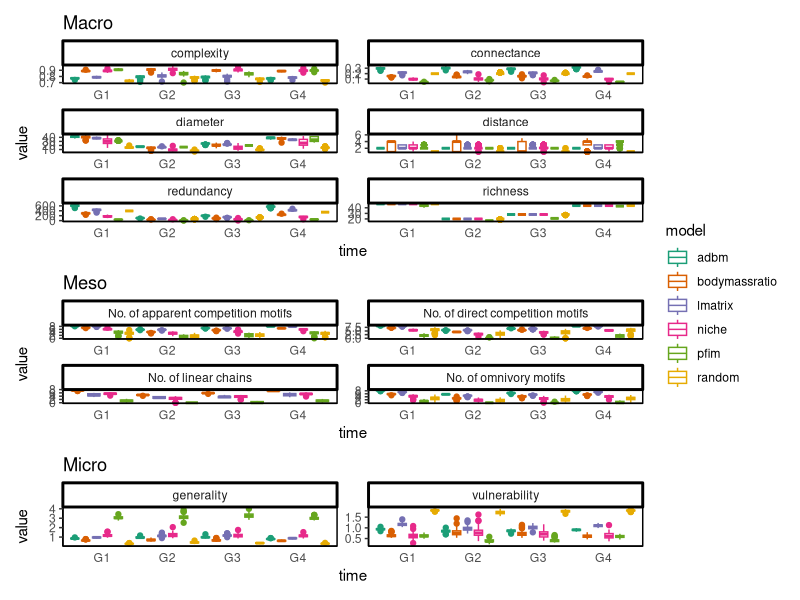
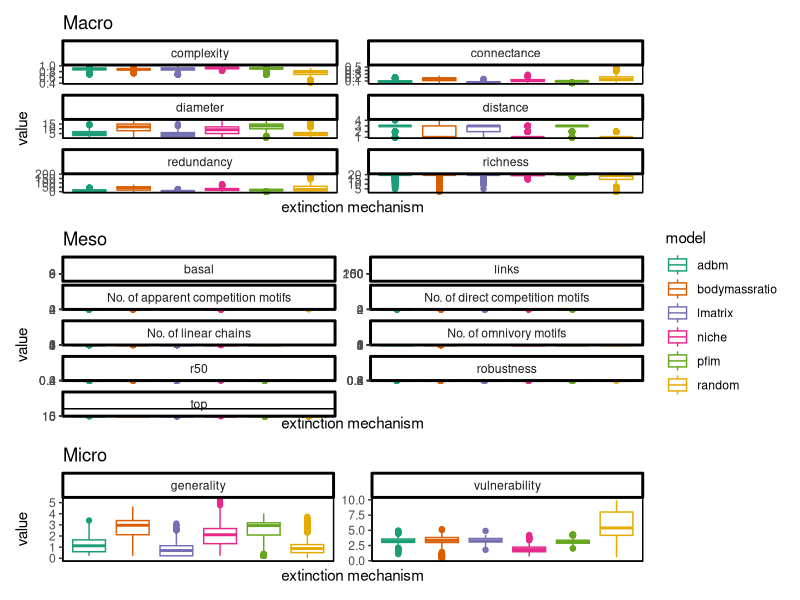
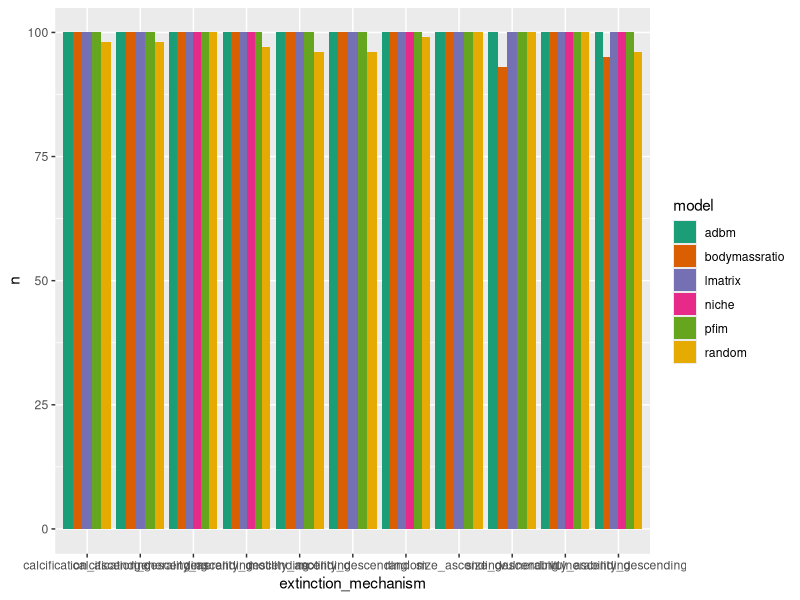
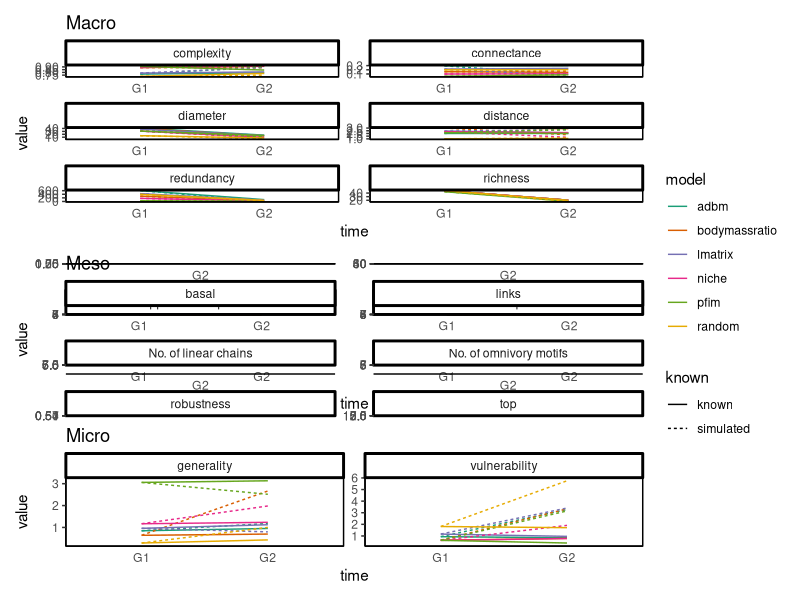
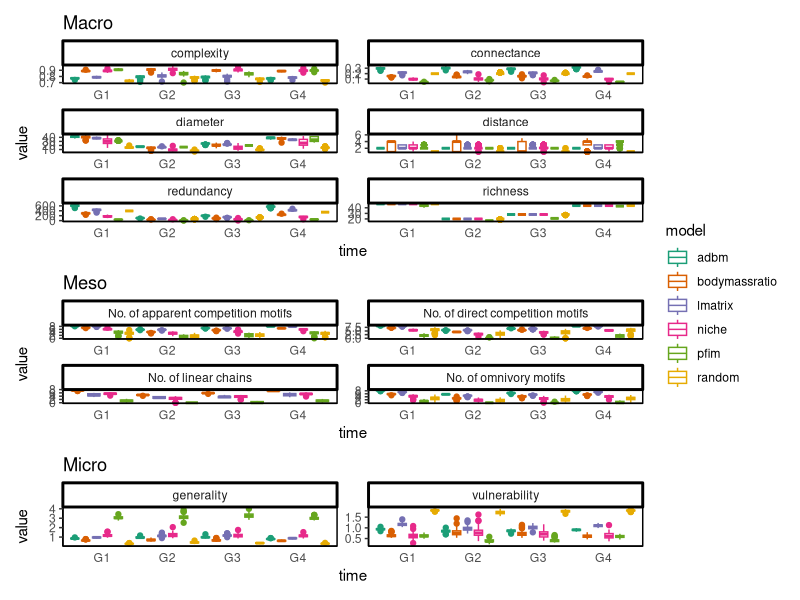
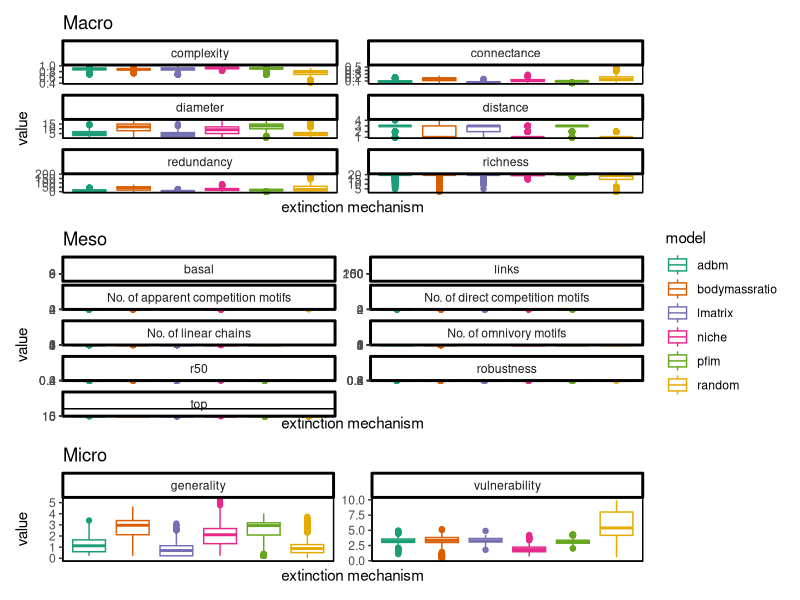
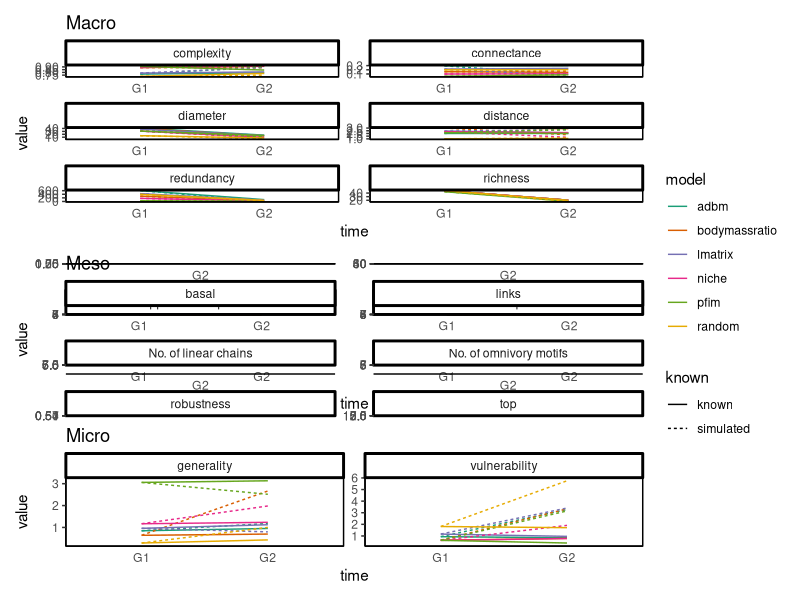

Recreate these plots in R, in order. (Note: this script raises an error after producing the figures.)
library(RColorBrewer)
library(here)
library(patchwork)
library(readr)
library(scales)
library(stats)
library(tidyverse)

# set path to code sub dir
setwd(here("code"))

#### Structure ####

df <- read_csv("../data/processed/topology.csv") %>%
  mutate(across(matches("S[[:digit:]]"), log)) %>%
  # to get the ratio
  pivot_longer(
    cols = -c(model, time),
    names_to = "stat",
    values_to = "stat_val") %>%
  # standardise names
  mutate(stat = case_when(stat == "S1" ~ "No. of linear chains",
                          stat == "S2" ~ "No. of omnivory motifs",
                          stat == "S5" ~ "No. of apparent competition motifs",
                          stat == "S4" ~ "No. of direct competition motifs",
                          .default = as.character(stat))) %>%
  mutate(level = case_when(
    stat %in% c("richness", "complexity", "connectance", "diameter", "distance", "redundancy") ~ "Macro",
    stat %in% c("generality", "vulnerability") ~ "Micro",
    .default = "Meso"
  ))

plot_list <- vector(mode = "list", length = 3)
levs = c("Macro", "Meso", "Micro")

for (i in seq_along(plot_list)) {
  
  plot_list[[i]] <- ggplot(df %>% 
                             filter(level == levs[i]),
                           aes(x = time,
                               y = stat_val,
                               colour = model)) +
    geom_boxplot(position=position_dodge(1)) +
    facet_wrap(vars(stat),
               scales = 'free',
               ncol = 2) +
    scale_size(guide = 'none') +
    theme_classic() +
    xlab("time") +
    ylab("value") +
    coord_cartesian(clip = "off") +
    scale_colour_brewer(palette = "Dark2") +
    labs(title = levs[i]) +
    theme(panel.border = element_rect(colour = 'black',
                                      fill = "#ffffff00"),
          axis.ticks.x = element_blank())
}

plot_list[[1]] / plot_list[[2]] / plot_list[[3]] +
  plot_layout(guides = 'collect') +
  plot_layout(height = c(4, 2, 1))

ggsave("../figures/summary.png",
       width = 4500,
       height = 7000,
       units = "px",
       dpi = 600)

#### Extinctions ####

df_ext <- read_csv("../data/processed/extinction_topology.csv") %>%
  mutate(across(matches("S[[:digit:]]"), log)) %>%
  # to get the ratio
  pivot_longer(
    cols = -c(model, extinction_mechanism, rep),
    names_to = "stat",
    values_to = "stat_val") %>%
  # standardise names
  mutate(stat = case_when(stat == "S1" ~ "No. of linear chains",
                          stat == "S2" ~ "No. of omnivory motifs",
                          stat == "S5" ~ "No. of apparent competition motifs",
                          stat == "S4" ~ "No. of direct competition motifs",
                          .default = as.character(stat))) %>% 
  mutate(level = case_when(
    stat %in% c("richness", "complexity", "connectance", "diameter", "distance", "redundancy") ~ "Macro",
    stat %in% c("generality", "vulnerability") ~ "Micro",
    .default = "Meso"
  ))

df_ext_summ <-
  df_ext %>%
  group_by(model, stat, level, extinction_mechanism) %>% 
  summarise(y = mean(stat_val, na.rm = TRUE))

ext_plot_list <- vector(mode = "list", length = 3)

for (i in seq_along(ext_plot_list)) {
  
  ext_plot_list[[i]] <- 
    ggplot(data = df_ext %>% 
             #filter(extinction_mechanism == "random") %>%
             filter(level == levs[i])) +
    geom_boxplot(aes(x = model,
                     y = stat_val, 
                     colour = model)) +
    facet_wrap(vars(stat),
               scales = 'free',
               ncol = 2) +
    scale_size(guide = 'none') +
    theme_classic() +
    xlab("extinction mechanism") +
    ylab("value") +
    coord_cartesian(clip = "off") +
    scale_colour_brewer(palette = "Dark2") +
    labs(title = levs[i]) +
    theme(panel.border = element_rect(colour = 'black',
                                      fill = "#ffffff00"),
          axis.ticks.x = element_blank(),
          axis.text.x = element_blank())
}

ext_plot_list[[1]] / ext_plot_list[[2]] / ext_plot_list[[3]] +
  plot_layout(guides = 'collect') +
  plot_layout(height = c(2, 2, 1))

ggsave("../figures/extinction.png",
       width = 4500,
       height = 9000,
       units = "px",
       dpi = 600)

# groups plot
read_csv("../data/processed/extinction_topology.csv") %>%
  group_by(model, extinction_mechanism) %>% 
  count() %>%
  ggplot(., aes(x=extinction_mechanism, y=n, fill=model))  +
  scale_fill_brewer(palette = "Dark2")+ 
  geom_bar(position="dodge", stat="identity")


ext_lins =
  df %>%
  filter(time %in% c("G1", "G2")) %>%
  mutate(known = "known") %>%
  rbind(df_ext %>%
          mutate(time = "G2",
                 known = "simulated",
                 rep = NULL,
                 extinction_mechanism = NULL)) %>%
  rbind(df %>%
          filter(time == "G1") %>%
          mutate(known = "simulated")) %>%
  group_by(model, time, stat, level, known) %>%
  summarise(stat_val = mean(stat_val, na.rm = TRUE)) %>%
  filter(stat != "resilience") %>%
  filter(stat != "r50")

for (i in seq_along(ext_plot_list)) {
  
  ext_plot_list[[i]] <- ggplot(ext_lins %>% 
                                 filter(level == levs[i])) +
    geom_line(aes(x = time,
                  y = stat_val,
                  colour = model,
                  group = paste(model, known),
                  linetype = known)) +
    facet_wrap(vars(stat),
               scales = 'free',
               ncol = 2) +
    scale_size(guide = 'none') +
    theme_classic() +
    xlab("time") +
    ylab("value") +
    coord_cartesian(clip = "off") +
    scale_colour_brewer(palette = "Dark2") +
    labs(title = levs[i]) +
    theme(panel.border = element_rect(colour = 'black',
                                      fill = "#ffffff00"),
          axis.ticks.x = element_blank())
}

ext_plot_list[[1]] / ext_plot_list[[2]] / ext_plot_list[[3]] +
  plot_layout(guides = 'collect') +
  plot_layout(height = c(2, 1, 1))

ggsave("../figures/extinction_all_results.png",
       width = 4500,
       height = 7000,
       units = "px",
       dpi = 600)

#### PCA ####

df_pca <- list.files(path = "../data/processed/topology/", pattern = ".csv", full.names = TRUE) %>% 
  lapply(read_csv) %>% 
  bind_rows %>% 
  mutate(across(matches("S[[:digit:]]"), log)) %>% 
  drop_na()

pca_res <- prcomp(df_pca[3:8], scale. = TRUE)

autoplot(pca_res, data = df_pca, colour = 'model', shape = 'id', size = 4, alpha = 0.7) +
  theme_classic() +
  #scale_colour_brewer(palette = "Dark2") +
  theme(panel.border = element_rect(colour = 'black',
                                    fill = "#ffffff00"),
        axis.ticks.x = element_blank())

ggsave("../figures/pca.png",
       width = 4500,
       height = 4000,
       units = "px",
       dpi = 600)
